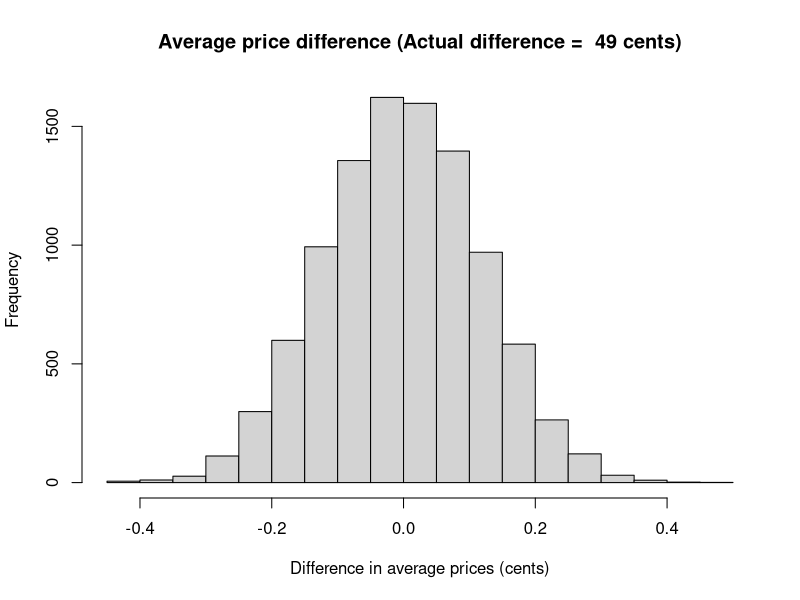

This chart was generated by the following R code:
## ---- chunk 1
fake_diffs <- numeric(10000)

priv <- c(4.82, 5.29, 4.89, 4.95, 4.55, 4.90, 5.25, 5.30, 4.29, 4.85, 4.54,
          4.75, 4.85, 4.85, 4.50, 4.75, 4.79, 4.85, 4.79, 4.95, 4.95, 4.75,
          5.20, 5.10, 4.80, 4.29)

govt <- c(4.65, 4.55, 4.11, 4.15, 4.20, 4.55, 3.80, 4.00, 4.19, 4.75, 4.74,
          4.50, 4.10, 4.00, 5.05, 4.20)

actual_diff <- mean(priv) - mean(govt)

# Join the two vectors of data into one vector.
both <- c(priv, govt)

# Repeat 10000 simulation trials.
for (i in 1:10000) {

    # Sample 26 with replacement for private group
    fake_priv <- sample(both, size=26, replace=TRUE)

    # Sample 16 with replacement for govt. group
    fake_govt <- sample(both, size=16, replace=TRUE)

    # Find the mean of the "private" group.
    p <- mean(fake_priv)

    # Mean of the "govt." group
    g <- mean(fake_govt)

    # Difference in the means
    diff <- p - g

    # Keep score of the trials
    fake_diffs[i] <- diff
}

# Graph of simulation results to compare with the observed result.
# The paste function sticks the strings together into a single string.
fig_title <- paste('Average price difference (Actual difference = ',
                   round(actual_diff * 100),
                   'cents)')
hist(fake_diffs, main=fig_title, xlab='Difference in average prices (cents)')
